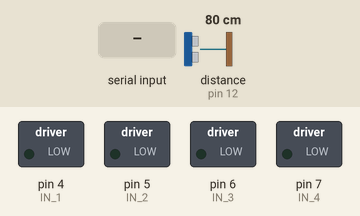
This sketch was run on a simulated Arduino Uno, built with avr-gcc and run on an emulated ATmega328P. Shown: switched loads named in the sketch (green lamp = pin HIGH). The test bench sets the inputs (shaded band); at power-on: distance to the obstacle (sensor on pin 12) 80 cm. The echo pulse lasts 58.3 µs per cm; pins used as bus, display or sensor lines are not drawn.

Above: at 1.2 s.
1.3 s: "L" received over Serial
At 2.5 s:
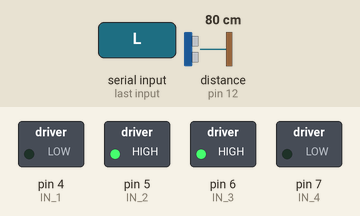
2.8 s: "R" received over Serial
At 3.8 s:
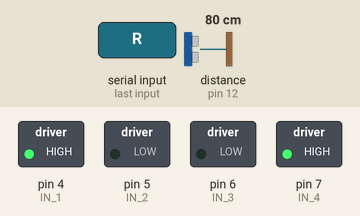
4.3 s: "G" received over Serial
At 5.0 s:
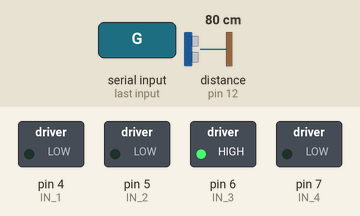
5.8 s: "F" received over Serial
At 6.1 s:
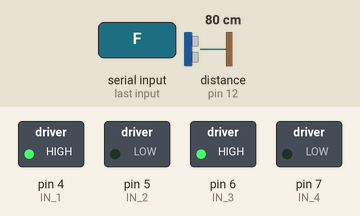
7.3 s: "B" received over Serial
At 8.4 s:
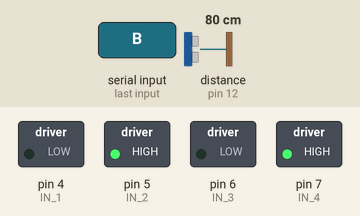
8.8 s: "J" received over Serial
At 9.6 s:
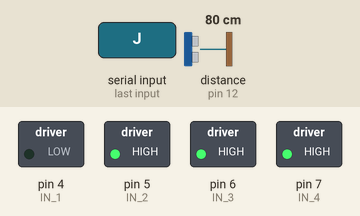
Timing chart, 0 to 11.3 s (numbered marks = the images above; inputs shaded):
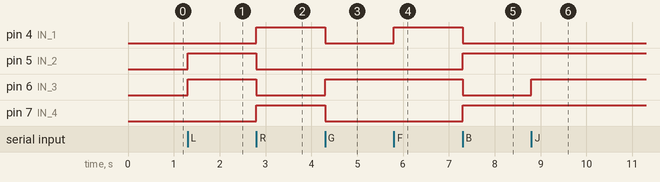

Measured:
- after the input at 1.3 s, pin 5 (IN_2), pin 6 (IN_3): LOW → HIGH at once
- after the input at 2.8 s, pin 4 (IN_1), pin 7 (IN_4): LOW → HIGH at once; pin 5 (IN_2), pin 6 (IN_3): HIGH → LOW at once
- after the input at 4.3 s, pin 4 (IN_1), pin 7 (IN_4): HIGH → LOW at once; pin 6 (IN_3): LOW → HIGH at once
- after the input at 5.8 s, pin 4 (IN_1): LOW → HIGH at once
- after the input at 7.3 s, pin 4 (IN_1), pin 6 (IN_3): HIGH → LOW at once; pin 5 (IN_2), pin 7 (IN_4): LOW → HIGH at once
- after the input at 8.8 s, pin 6 (IN_3): LOW → HIGH at once

The sketch:

Enable-Disable.ino
```cpp
char state;
int IN_1=4; //left motor
int IN_2=5; //left motor
int IN_3=6; //right motor
int IN_4=7; //right motor
int LS=2;   //left sensor
int RS=3;   //right sensor
int TriggerPin=13;
int EchoPin=12;
long duration , distance;
int leftstate;
int rightstate;
void setup() {
 pinMode(IN_1,OUTPUT);
 pinMode(IN_2,OUTPUT);
 pinMode(IN_3,OUTPUT);
 pinMode(IN_4,OUTPUT);
 pinMode(TriggerPin,OUTPUT);
 pinMode(EchoPin,INPUT);
 pinMode(LS,INPUT);
 pinMode(RS,INPUT);
 Serial.begin(9600);
}
void left()
{
  digitalWrite(IN_1,LOW);
  digitalWrite(IN_2,HIGH);
  digitalWrite(IN_3,HIGH);
  digitalWrite(IN_4,LOW);
  }

 void right()
{
  digitalWrite(IN_1,HIGH);
  digitalWrite(IN_2,LOW);
  digitalWrite(IN_3,LOW);
  digitalWrite(IN_4,HIGH);
  }

  void forward()
{
  digitalWrite(IN_1,HIGH);
  digitalWrite(IN_2,LOW);
  digitalWrite(IN_3,HIGH);
  digitalWrite(IN_4,LOW);
  }
   void rightforward()
{
  digitalWrite(IN_1,HIGH);
  digitalWrite(IN_2,LOW);
  digitalWrite(IN_3,LOW);
  digitalWrite(IN_4,LOW);
  }
   void rightbackward()
{
  digitalWrite(IN_1,LOW);
  digitalWrite(IN_2,HIGH);
  digitalWrite(IN_3,HIGH);
  digitalWrite(IN_4,HIGH);
  }
  void backward()
  {
    digitalWrite(IN_1,LOW);
    digitalWrite(IN_2,HIGH);
    digitalWrite(IN_3,LOW);
    digitalWrite(IN_4,HIGH);
  }

  void leftforward()
{
  digitalWrite(IN_1,LOW);
  digitalWrite(IN_2,LOW);
  digitalWrite(IN_3,HIGH);
  digitalWrite(IN_4,LOW);
  }
  void leftbackward()
{
  digitalWrite(IN_1,HIGH);
  digitalWrite(IN_2,HIGH);
  digitalWrite(IN_3,LOW);
  digitalWrite(IN_4,HIGH);
  }
   void Stop()
{
  digitalWrite(IN_1,LOW);
  digitalWrite(IN_2,LOW);
  digitalWrite(IN_3,LOW);
  digitalWrite(IN_4,LOW);
  }
void loop() {
  while(Serial.available()>0)
  {
    state=Serial.read();

    if (state=='L')
    {
     left();
      }

      if (state=='R')
    {
      right();
      }

      if (state=='G')
      leftforward();
     if(state=='F')
      forward();
     if (state=='B')
      backward();
      if (state=='S')
       Stop();
      if (state=='J')
        rightbackward();
      if (state=='I')
        rightforward();
      if (state=='H')
        leftbackward();
      while (state=='W')
      {
        leftstate=digitalRead(LS);
        rightstate=digitalRead(RS);
      if (leftstate==0 && rightstate==0){
       Stop();
      }
       if (leftstate==0 && rightstate==1){
       left();
      }
      if (leftstate==1 && rightstate==0){
       right();
      }
     if (leftstate==1 && rightstate==1){
       forward();
     }
     state=Serial.read();
     if (state='U')
     {
      break;
     }
      }
      digitalWrite(TriggerPin,LOW);
 delayMicroseconds(2);
 digitalWrite(TriggerPin,HIGH);
 delayMicroseconds(10);
 digitalWrite(TriggerPin,LOW);
 duration= pulseIn(EchoPin,HIGH);
 distance = duration*0.034/2;
 if ( distance <= 10 )
 {
  Stop();
 }
    }
}
```
